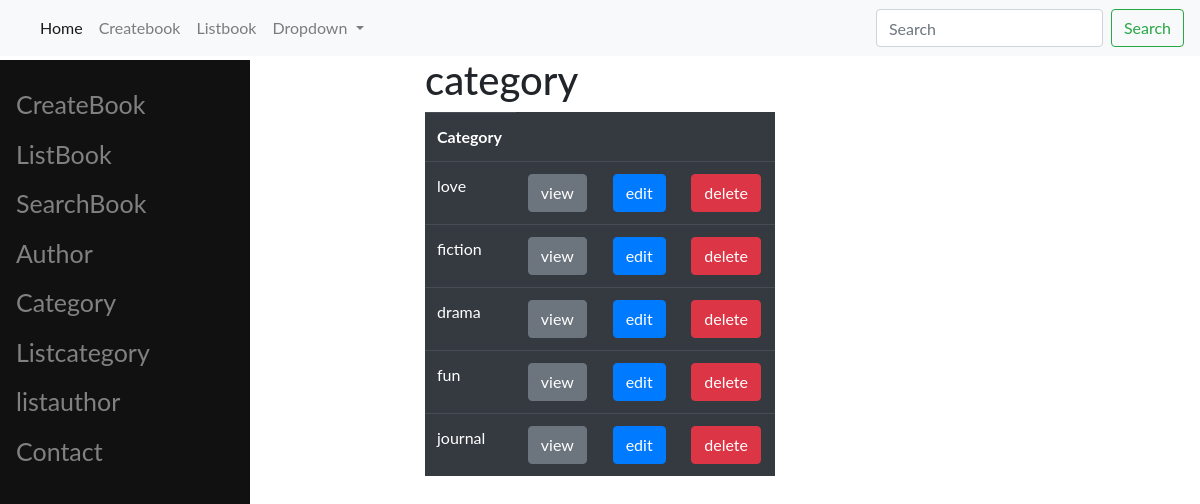
/vendor/listcategory, run on the app's committed database.
### vendor/models.py (models this page shows, shortened)
class Category(models.Model):
    category_name=models.CharField(max_length=250,unique=True)

### vendor/views.py (the view)
# urls.py: path('listcategory',list_category,name="listcategory"),
def list_category(request):
    template_name="list_category.html"
    querySet=Category.objects.all()
    context={}
    context["qs"]=querySet
    return render(request,template_name,context)

### vendor/templates/list_category.html
<!DOCTYPE html>
{% extends 'base.html' %}
{% block content %}
<div class="container">
    <div class="row">
        <div class="col-lg"></div>
        <div class="col-lg">
            <h1>category</h1>
        </div>
        <div class="col-lg"></div>
    </div>
    <div class="row">
        <div class="col-lg"></div>
        <div class="col-lg">
            <table class="table table-dark">
                <th scope="col">Category</th>
                {%for category in qs%}
                <tr>
                    <td>{{category.category_name}}</td>
                    <td><a href="{%url 'viewcategory' category.id %}" class="btn btn-secondary">view</a> </td>
                    <td><a href="{%url 'updatecategory' category.id %}" class="btn btn-primary">edit</a> </td>
                    <td><a href="{%url 'deletecategory' category.id %}" class="btn btn-danger">delete</a> </td>
                </tr>
                {% endfor %}
            </table>
        </div>
        <div class="col-lg"></div>
    </div>
</div>
{% endblock %}

### vendor/templates/base.html (style rules this page uses)
body { font-family: "Lato", sans-serif; }

### data on the page
Category: category_name "love"
Category: category_name "fiction"
Category: category_name "drama"
Category: category_name "fun"
Category: category_name "journal"
